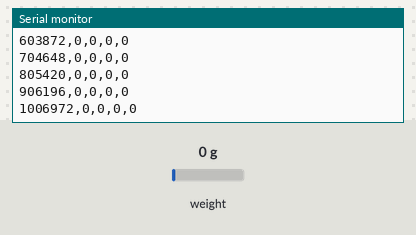
Recording of a sketch running on a simulated Arduino Uno, built with avr-gcc and run on an emulated ATmega328P. On the bench: the last lines printed to the serial monitor. The test bench sets the inputs (shaded band); at power-on: weight on the scale 0 g.

Above: at 1.2 s.
1.3 s: weight on the scale set to 100 g
At 1.31 s:
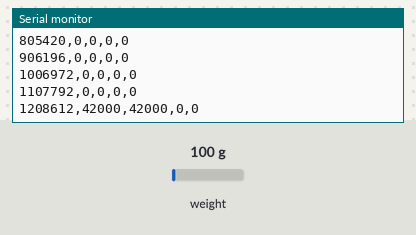
2.8 s: weight on the scale set to 1250 g
At 2.83 s:
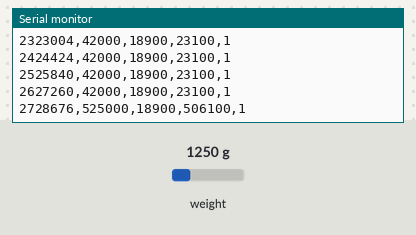
4.3 s: weight on the scale set to 2500 g
At 4.36 s:
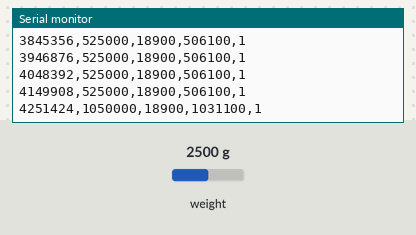
Timing chart, 0 to 7.3 s (numbered marks = the images above; inputs shaded):
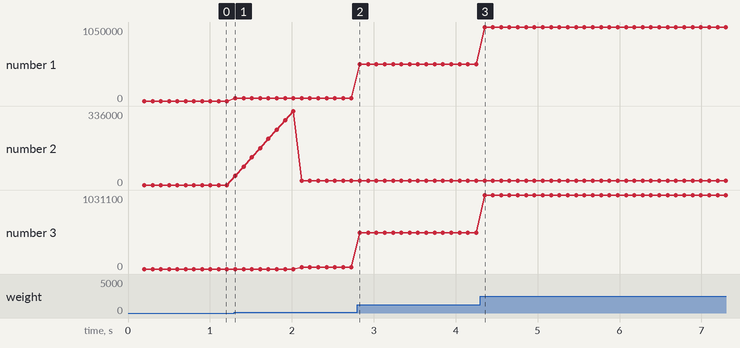

The sketch:

HX711_ZeroDrift.ino
```cpp
#include <HX711.h>
HX711 scale;
constexpr uint8_t DOUT_PIN=4;
constexpr uint8_t SCK_PIN=5;
#ifndef BB_SAMPLE_INTERVAL_US
#define BB_SAMPLE_INTERVAL_US 100000UL
#endif
#ifndef BB_BASELINE_SAMPLES
#define BB_BASELINE_SAMPLES 20
#endif
unsigned long last_us=0;
long baseline=0;
unsigned int n0=0;
void setup(){ Serial.begin(115200); scale.begin(DOUT_PIN,SCK_PIN); }
void loop(){
  const unsigned long now=micros(); if((unsigned long)(now-last_us)<BB_SAMPLE_INTERVAL_US) return; last_us=now;
  if(!scale.is_ready()) return;
  const long raw=scale.read();
  if(n0<BB_BASELINE_SAMPLES){ baseline += raw; n0++; if(n0==BB_BASELINE_SAMPLES) baseline/=BB_BASELINE_SAMPLES; }
  const bool ready=n0>=BB_BASELINE_SAMPLES; const long drift=ready ? raw-baseline : 0;
  Serial.print(now); Serial.print(','); Serial.print(raw); Serial.print(','); Serial.print(baseline); Serial.print(','); Serial.print(drift); Serial.print(','); Serial.println(ready?1:0);
}
```

Measured:
- after the input at 1.3 s, the serial monitor: prints a new line at once (image 1)
- after the input at 2.8 s, the serial monitor: prints a new line at once (image 2)
- plotted number 1: 0 → 42000 after the input at 1.3 s, 42000 → 525000 after the input at 2.8 s
- plotted number 2: 0 → 18900 after the input at 1.3 s
- plotted number 3: 0 → 23100 after the input at 1.3 s, 23100 → 506100 after the input at 2.8 s
